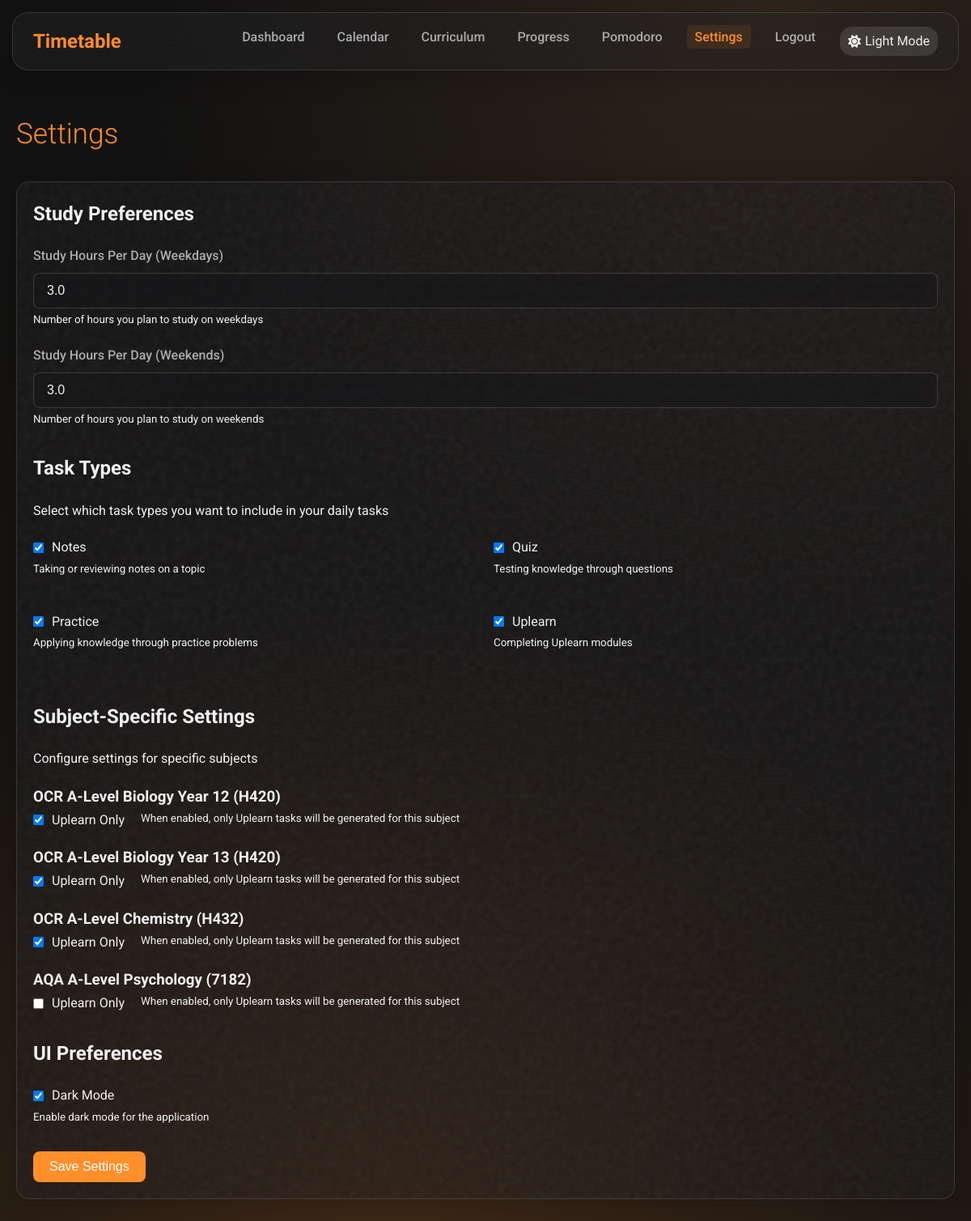
The page /settings (signed in) on the database its author committed.
### app/models/user.py (models this page shows, shortened)
class User(db.Model, UserMixin):
    __tablename__ = 'users'
    id = db.Column(db.Integer, primary_key=True)
    username = db.Column(db.String(50), unique=True, nullable=False)
    password_hash = db.Column(db.String(128), nullable=False)
    email = db.Column(db.String(100), unique=False, nullable=True)
    created_at = db.Column(db.DateTime, default=datetime.utcnow)
    last_login = db.Column(db.DateTime, nullable=True)
    study_hours_per_day = db.Column(db.Float, default=2.0)
    weekend_study_hours = db.Column(db.Float, default=3.0)
    dark_mode = db.Column(db.Boolean, default=False)
    task_type_preferences = db.relationship('TaskTypePreference', backref='user', lazy=True, cascade='all, delete-orphan')
    tasks = db.relationship('Task', back_populates='assigned_user', lazy=True, cascade='all, delete-orphan')
    subtopic_confidences = db.relationship('SubtopicConfidence', back_populates='user', lazy=True, cascade='all, delete-orphan')
    topic_confidences = db.relationship('TopicConfidence', back_populates='user', lazy=True, cascade='all, delete-orphan')

### app/models/task.py (models this page shows, shortened)
class TaskType(db.Model):
    __tablename__ = 'task_types'
    id = db.Column(db.Integer, primary_key=True)
    name = db.Column(db.String(50), nullable=False, unique=True)
    description = db.Column(db.Text, nullable=True)
    preferences = db.relationship('TaskTypePreference', backref='task_type', lazy=True, cascade='all, delete-orphan')
    tasks = db.relationship('Task', backref='task_type', lazy=True)

### app/models/curriculum.py (models this page shows, shortened)
class Subject(db.Model):
    __tablename__ = 'subjects'
    id = db.Column(db.Integer, primary_key=True)
    title = db.Column(db.String(255), nullable=False)
    description = db.Column(db.Text, nullable=True)
    value = db.Column(db.Integer, default=1)  # Used in the curriculum hierarchy
    is_user_created = db.Column(db.Boolean, default=False)
    created_by_user_id = db.Column(db.Integer, db.ForeignKey('users.id'), nullable=True)
    topics = db.relationship('Topic', back_populates='subject', lazy=True, cascade='all, delete-orphan')
    tasks = db.relationship('Task', back_populates='subject', lazy=True)

### app/routes/main.py (the view, shortened to what this page needs)
@main_bp.route('/settings', methods=['GET', 'POST'])
@login_required
def settings():
    task_types = TaskType.query.all()
    subjects = Subject.query.all()
    global_preferences = {}
    subject_preferences = {}
    for task_type in task_types:
        preference = TaskTypePreference.query.filter_by(
            user_id=current_user.id,
            task_type_id=task_type.id,
            subject_id=None
        ).first()
        global_preferences[task_type.id] = preference.is_enabled if preference else True
        if task_type.name == 'uplearn':
            for subject in subjects:
                preference = TaskTypePreference.query.filter_by(
                    user_id=current_user.id,
                    task_type_id=task_type.id,
                    subject_id=subject.id
                ).first()
                if subject.id not in subject_preferences:
                    subject_preferences[subject.id] = {}
                subject_preferences[subject.id][task_type.id] = preference.is_enabled if preference else False
    return render_template('main/settings.html',
                           task_types=task_types,
                           subjects=subjects,
                           global_preferences=global_preferences,
                           subject_preferences=subject_preferences)

### app/models/user.py (called while the page is built)
@login_manager.user_loader
def load_user(user_id):
    return User.query.get(int(user_id))

### app/templates/main/settings.html (shortened to what this page needs)
{% extends "base.html" %}
{% block content %}
<h1 class="page-title">Settings</h1>
<div class="glass-card mb-3">
    <form method="POST" action="{{ url_for('main.settings') }}">
        <h2 class="mb-2">Study Preferences</h2>
        <div class="form-group">
            <label for="study_hours" class="form-label">Study Hours Per Day (Weekdays)</label>
            <input type="number" id="study_hours" name="study_hours" class="form-control" value="{{ current_user.study_hours_per_day }}" min="0.5" max="12" step="0.5">
            <small class="text-secondary">Number of hours you plan to study on weekdays</small>
        </div>
        <div class="form-group">
            <label for="weekend_hours" class="form-label">Study Hours Per Day (Weekends)</label>
            <input type="number" id="weekend_hours" name="weekend_hours" class="form-control" value="{{ current_user.weekend_study_hours }}" min="0" max="12" step="0.5">
            <small class="text-secondary">Number of hours you plan to study on weekends</small>
        </div>
        <h2 class="mt-3 mb-2">Task Types</h2>
        <p class="mb-2 text-secondary">Select which task types you want to include in your daily tasks</p>
        <div class="grid col-2">
            {% for task_type in task_types %}
                <div class="form-group">
                    <label class="d-flex items-center gap-1">
                        <input type="checkbox" name="task_type_{{ task_type.id }}" {% if global_preferences[task_type.id] %}checked{% endif %}>
                        <span>{{ task_type.name|capitalize }}</span>
                    </label>
                    <small class="text-secondary">{{ task_type.description }}</small>
                </div>
            {% endfor %}
        </div>
        <h2 class="mt-3 mb-2">Subject-Specific Settings</h2>
        <p class="mb-2 text-secondary">Configure settings for specific subjects</p>
        {% for subject in subjects %}
            <div class="form-group">
                <h3>{{ subject.title }}</h3>
                <div class="d-flex gap-2 flex-wrap">
                    <label class="d-flex items-center gap-1">
                        <input
                            type="checkbox"
                            name="uplearn_subject_{{ subject.id }}"
                            {% if subject.id in subject_preferences and subject_preferences[subject.id][task_types|selectattr('name', 'equalto', 'uplearn')|map(attribute='id')|first] %}checked{% endif %}>
                        <span>Uplearn Only</span>
                    </label>
                    <small class="text-secondary">When enabled, only Uplearn tasks will be generated for this subject</small>
                </div>
            </div>
        {% endfor %}
        <h2 class="mt-3 mb-2">UI Preferences</h2>
        <div class="form-group">
            <label class="d-flex items-center gap-1">
                <input type="checkbox" name="dark_mode" {% if current_user.dark_mode %}checked{% endif %}>
                <span>Dark Mode</span>
            </label>
            <small class="text-secondary">Enable dark mode for the application</small>
        </div>
        <div class="mt-3">
            <button type="submit" class="btn btn-primary">Save Settings</button>
        </div>
    </form>
</div>
{% endblock %}

### app/templates/base.html (shortened to what this page needs)
<!DOCTYPE html>
<html lang="en" data-theme="{{ 'dark' if current_user.is_authenticated and current_user.dark_mode else 'light' }}">
<head>
    <link rel="stylesheet" href="{{ url_for('static', filename='css/style.css') }}">
    <link rel="stylesheet" href="{{ url_for('static', filename='css/animations.css') }}">
    <link rel="stylesheet" href="https://cdnjs.cloudflare.com/ajax/libs/font-awesome/6.4.0/css/all.min.css">
</head>
<body>
<header>
        <nav class="navbar glass-noise">
            <a href="{{ url_for('main.index') }}" class="navbar-brand">Timetable</a>
            <ul class="navbar-nav" id="navbar-nav">
                {% if current_user.is_authenticated %}
                <li><a href="{{ url_for('main.index') }}" class="nav-link {{ 'active' if request.endpoint == 'main.index' }}">Dashboard</a></li>
                <li><a href="{{ url_for('main.calendar') }}" class="nav-link {{ 'active' if request.endpoint == 'main.calendar' }}">Calendar</a></li>
                <li><a href="{{ url_for('main.curriculum') }}" class="nav-link {{ 'active' if request.endpoint == 'main.curriculum' }}">Curriculum</a></li>
                <li><a href="{{ url_for('main.progress') }}" class="nav-link {{ 'active' if request.endpoint == 'main.progress' }}">Progress</a></li>
                <li><a href="{{ url_for('main.pomodoro') }}" class="nav-link {{ 'active' if request.endpoint == 'main.pomodoro' }}">Pomodoro</a></li>
                <li><a href="{{ url_for('main.settings') }}" class="nav-link {{ 'active' if request.endpoint == 'main.settings' }}">Settings</a></li>
                <li><a href="{{ url_for('auth.logout') }}" class="nav-link">Logout</a></li>
                <li>
                    <div class="dark-mode-toggle glass-noise" id="dark-mode-toggle">
                        <i class="fas {{ 'fa-sun' if current_user.dark_mode else 'fa-moon' }}"></i>
                        <span>{{ 'Light Mode' if current_user.dark_mode else 'Dark Mode' }}</span>
                    </div>
                </li>
                {% else %}
                <li><a href="{{ url_for('auth.login') }}" class="nav-link {{ 'active' if request.endpoint == 'auth.login' }}">Login</a></li>
                <li><a href="{{ url_for('auth.register') }}" class="nav-link {{ 'active' if request.endpoint == 'auth.register' }}">Register</a></li>
                {% endif %}
            </ul>
        </nav>
    </header>
    <main class="container">
        {% block content %}{% endblock %}
    </main>
</body>
</html>

### app/static/css/animations.css (style rules this page uses)
:root { --transition-speed: 0.3s; --transition-function: cubic-bezier(0.4, 0, 0.2, 1); --animation-duration: 0.6s; }
.slide-up { animation: slideUp var(--animation-duration) var(--transition-function); }
.hover-lift { transition: transform var(--transition-speed) var(--transition-function), box-shadow var(--transition-speed) var(--transition-function); }
.btn { position: relative; overflow: hidden; }
.btn::after { content: ''; position: absolute; top: 50%; left: 50%; width: 5px; height: 5px; background: rgba(255, 255, 255, 0.5); opacity: 0; border-radius: 100%; transform: scale(1, 1) translate(-50%, -50%); transform-origin: 50% 50%; }
.stagger-fade-in > * { opacity: 0; transform: translateY(20px); animation: staggerFadeIn 0.5s ease forwards; }
.stagger-fade-in > *:nth-child(1) { animation-delay: 0.1s; }
.stagger-fade-in > *:nth-child(2) { animation-delay: 0.2s; }
.stagger-fade-in > *:nth-child(3) { animation-delay: 0.3s; }
.stagger-fade-in > *:nth-child(4) { animation-delay: 0.4s; }
.animated-bg { position: relative; overflow: hidden; }
.animated-bg::before { content: ""; position: absolute; top: -50%; left: -50%; width: 200%; height: 200%; background: radial-gradient( circle at center, rgba(var(--accent-color-rgb), 0.1) 0%, rgba(var(--accent-color-rgb), 0) 50% ); animation: rotateBg 30s linear infinite; z-index: -1; }
.navbar { animation: float 6s ease-in-out infinite; }
.glass-noise { position: relative; }
.glass-noise::before { content: ''; position: absolute; top: 0; left: 0; right: 0; bottom: 0; opacity: 0.03; pointer-events: none; z-index: 1; border-radius: inherit; }
[data-theme="dark"] .glass-noise::before { opacity: 0.05; }

### rows shown on the page
User: dark_mode "Light Mode", study_hours "3.0", weekend_hours "3.0", dark_mode "☑"
TaskType: id "☑", name "Notes", description "Taking or reviewing notes on a topic"
TaskType: id "☑", name "Quiz", description "Testing knowledge through questions"
TaskType: id "☑", name "Practice", description "Applying knowledge through practice problems"
TaskType: id "☑", name "Uplearn", description "Completing Uplearn modules"
Subject: title "OCR A-Level Biology Year 12 (H420)", id "☑"
Subject: title "OCR A-Level Biology Year 13 (H420)", id "☑"
Subject: title "OCR A-Level Chemistry (H432)", id "☑"
Subject: title "AQA A-Level Psychology (7182)"
